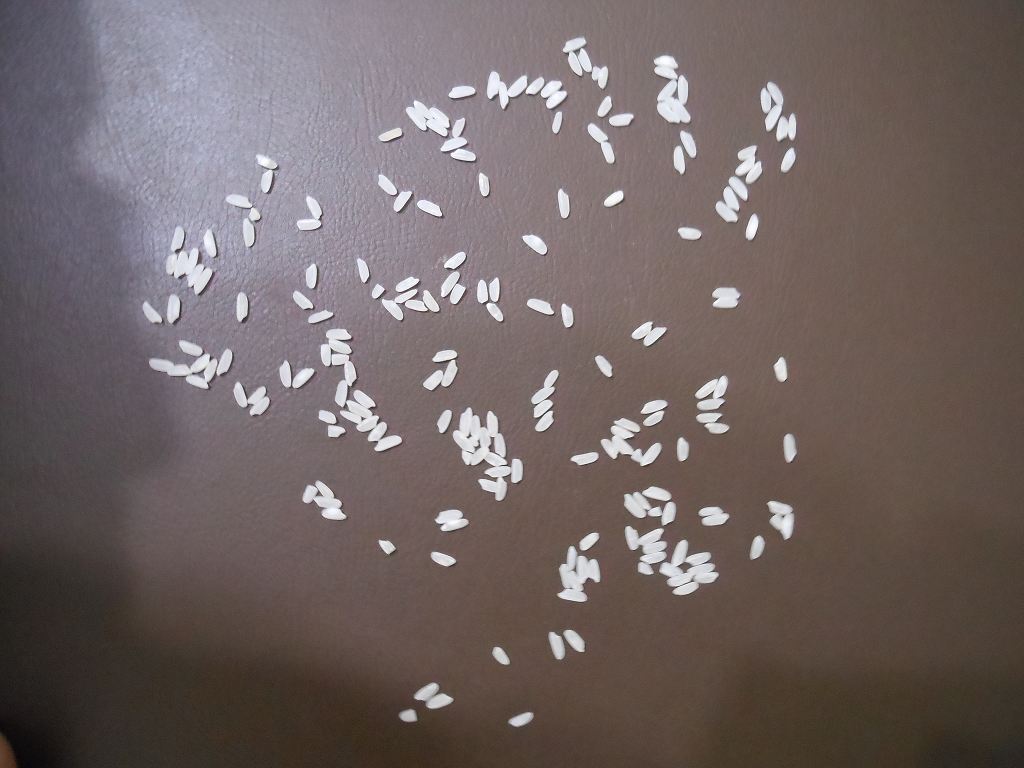
#> input picture 205.bmp, 1024 x 768 px
$ python main.py
#> lines starting #> are read from the running program, lines starting #| are printed output that depends on the picture; after the words box and inside, x2 and y2 are one past the last pixel; in counts of white or black regions, pixels touching at a corner belong together
#> in main, img is the input picture: shape (768, 1024, 3); mean B, G, R 99.4, 100.6, 112.4
#===============================================================================
# Trabalho 4: Contando arroz
#-------------------------------------------------------------------------------
# Autor: Eduarda Simonis Gavião e Willian Rodrigo Huber
# Universidade Tecnológica Federal do Paraná
#===============================================================================

import sys
import statistics
import math
import numpy as np
import cv2


INPUT_IMAGE =  '205.bmp'

#algoritmo para processar as imagens
def process(img):
    copia=img.copy()
    copia = cv2.cvtColor(img, cv2.COLOR_BGR2GRAY) #coloca imagem em escala de cinza

    kernel = np.ones((3, 3), np.uint8) #define o kernel

    thresh = cv2.adaptiveThreshold(copia, 255, cv2.ADAPTIVE_THRESH_GAUSSIAN_C,cv2.THRESH_BINARY,101, -27) #treshold adaptativo
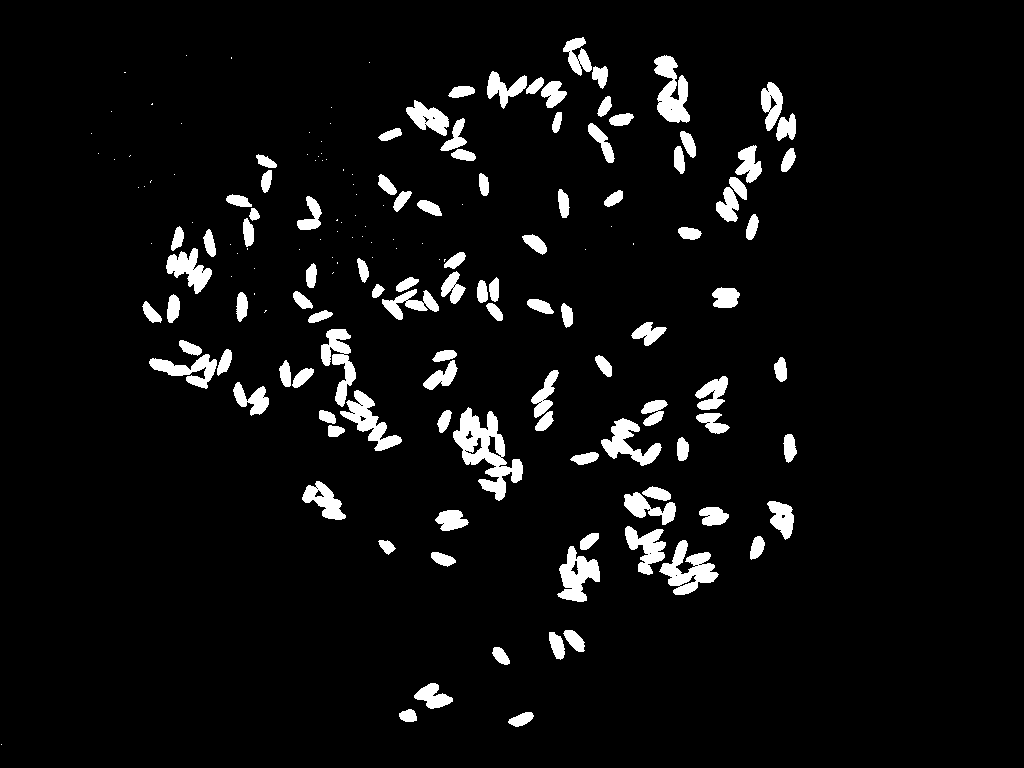
#> thresh: shape (768, 1024); 5.5% white; 167 white regions (63 under 20 px), largest, box (x1, y1, x2, y2) and area: (453, 407, 523, 501) 2640, (659, 540, 719, 595) 1520, (654, 55, 690, 123) 1445

   #faz processo de abertura
    img_erode = cv2.erode(thresh, kernel, iterations=2) #primeiro erode
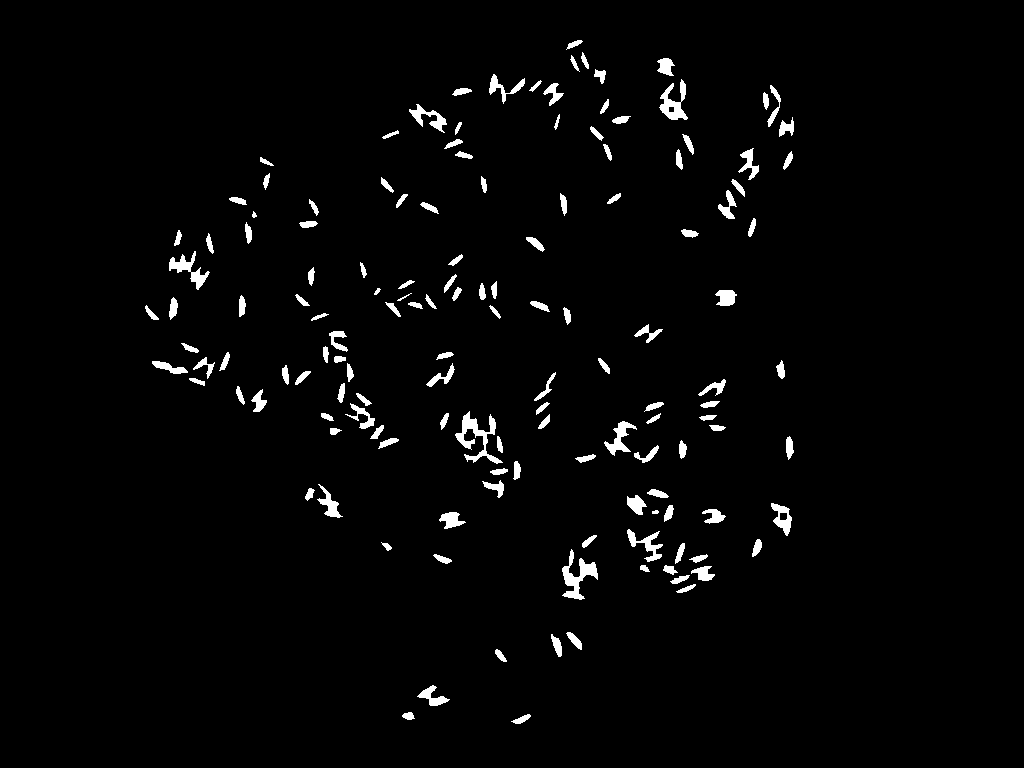
#> img_erode: shape (768, 1024); 2.3% white; 143 white regions, largest, box (x1, y1, x2, y2) and area: (455, 411, 503, 464) 794, (562, 549, 598, 600) 698, (659, 79, 688, 120) 545
    img_dilated = cv2.dilate(img_erode, kernel,iterations=1) #depois Dilata
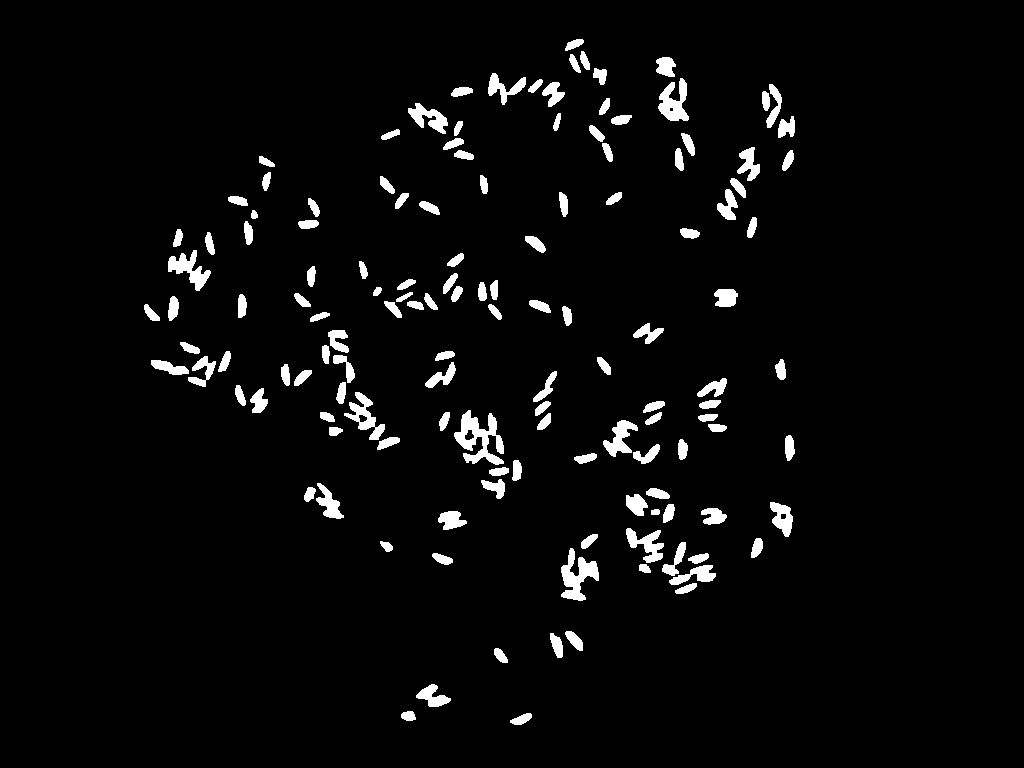
#> img_dilated: shape (768, 1024); 3.7% white; 136 white regions

    contagem(img_dilated,img) #chama função para contagem dos arrozes, passa a imagem sem ruídos e a original


def contagem(opening,img):

    arroz,_ = cv2.findContours(opening, cv2.RETR_EXTERNAL, cv2.CHAIN_APPROX_SIMPLE)
#> arroz = 136 contours; largest, box (x1, y1, x2, y2) and area: (454, 410, 504, 465) 1220, (561, 548, 599, 601) 868, (658, 78, 689, 121) 708, (344, 392, 385, 440) 650, (168, 250, 211, 291) 633
    #cv2.RETR_EXTERNAL = conta apenas os contornos externos

    cv2.drawContours(img, arroz, -1, (255, 0,0), 2)#desenha os contornos na copia da imagem original
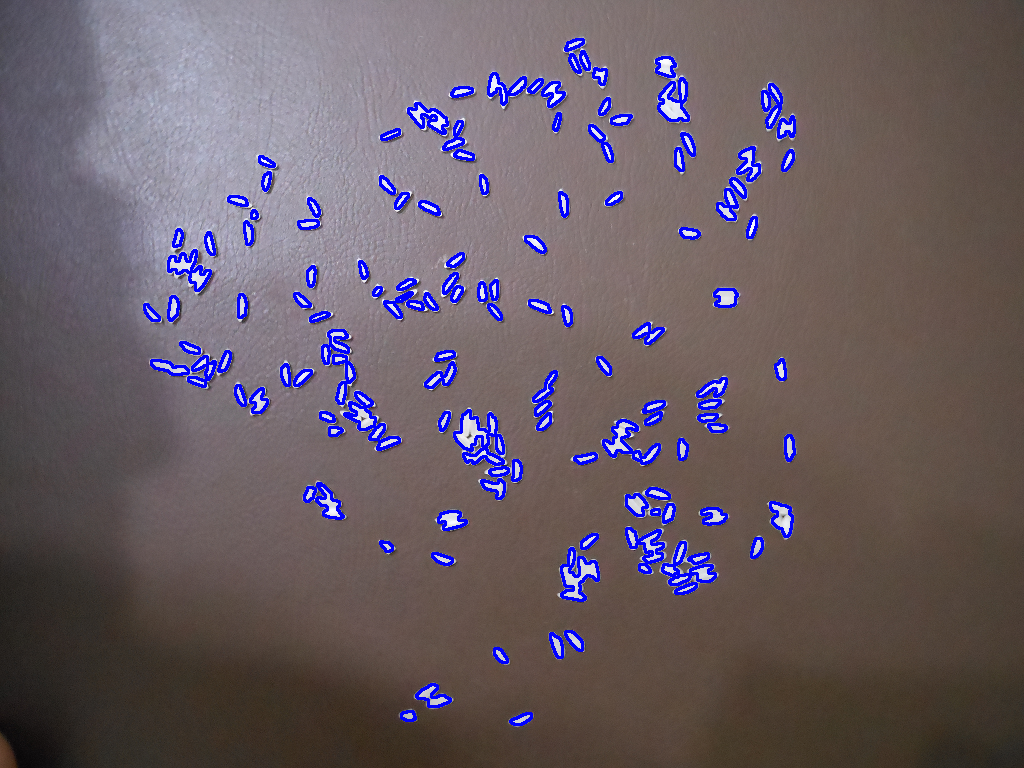
#> img: shape (768, 1024, 3); 3.77% of pixels changed, all inside (x1, y1, x2, y2) = (143, 38, 796, 726)

    area_m=[cv2.contourArea(contador) for contador in arroz]#área dos contornos fechados
#> area_m = 136 values, max 1219.5 at index 42, min 36.5 at index 18, mean 185.2

    mediana=statistics.median(area_m) #mediana das áreas do contorno
#> mediana = 129

    count = 0
    for i in range(len(arroz)): #for para os contornos do arroz
        area = cv2.contourArea(arroz[i]) #acha a área de cada contorno
        if area >mediana: #compara com a área mediana, se for maior, que dizer que tem mais de um grão
            count += round(area/mediana) #faz a divisão da área pela mediana para estimar a quantidade de grãos
        else: #caso contrário
            count += 1 #soma mais um
#> this loop made 136 passes
#> (area, count) on passes 1 to 8: (135.5, 1), (100, 2), (354, 5), (112, 6), (183, 7), (177, 8), (113.5, 9), (388.5, 12)
#> after the loop, count = 205


    print ('Arrozes contados:',count) #printa o número de arrozes
#| Arrozes contados: 205
    cv2.imshow("Detectados", img)#mostra a imagem com contornos


def main ():

    # Abre a imagem
    img = cv2.imread (INPUT_IMAGE, cv2.IMREAD_COLOR)

    #prepara caso dê erro ao abrir a imagem
    if img is None:
        print ('Erro abrindo a imagem.\n')
        sys.exit ()

    processamento=process(img) #chama a função de processamento
    cv2.waitKey(0)
    cv2.destroyAllWindows()


if __name__ == '__main__':
    main()

#===============================================================================

$ run again, with 114.bmp copied over 205.bmp
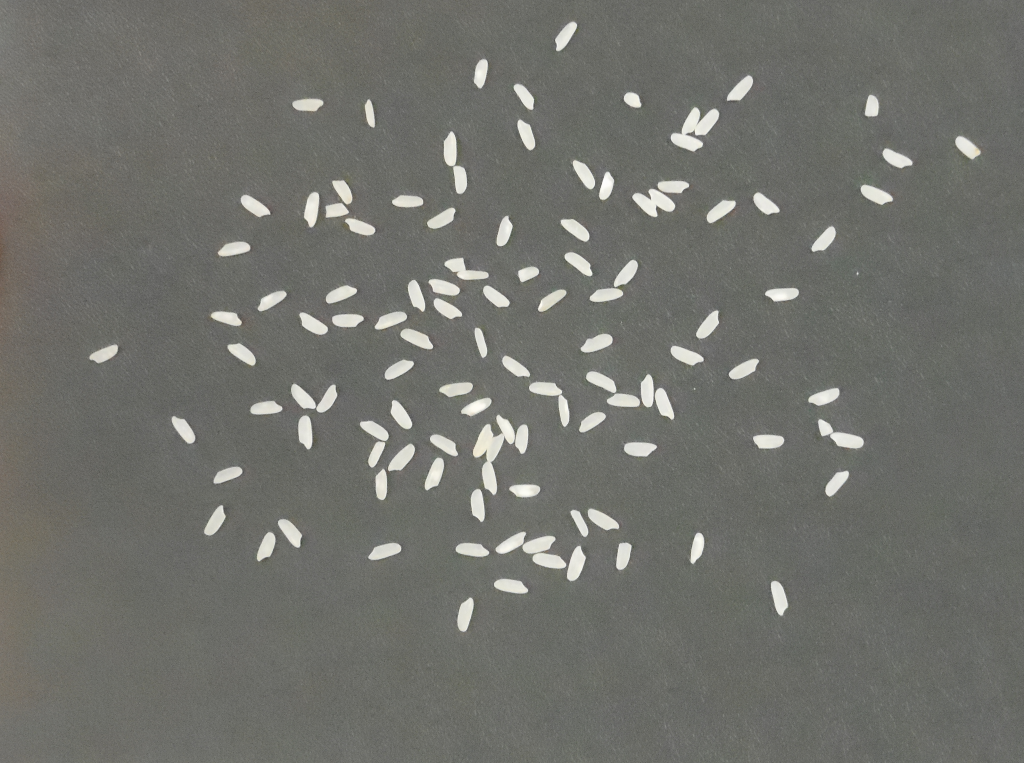
#> input picture 114.bmp, 1024 x 763 px
#> in main, img is the input picture: shape (763, 1024, 3); mean B, G, R 107.9, 113.3, 112.6
#> in process, `thresh = cv2.adaptiveThreshold(copia, 255, cv2.ADAPTIVE_THRESH_GAUSSIA..`:
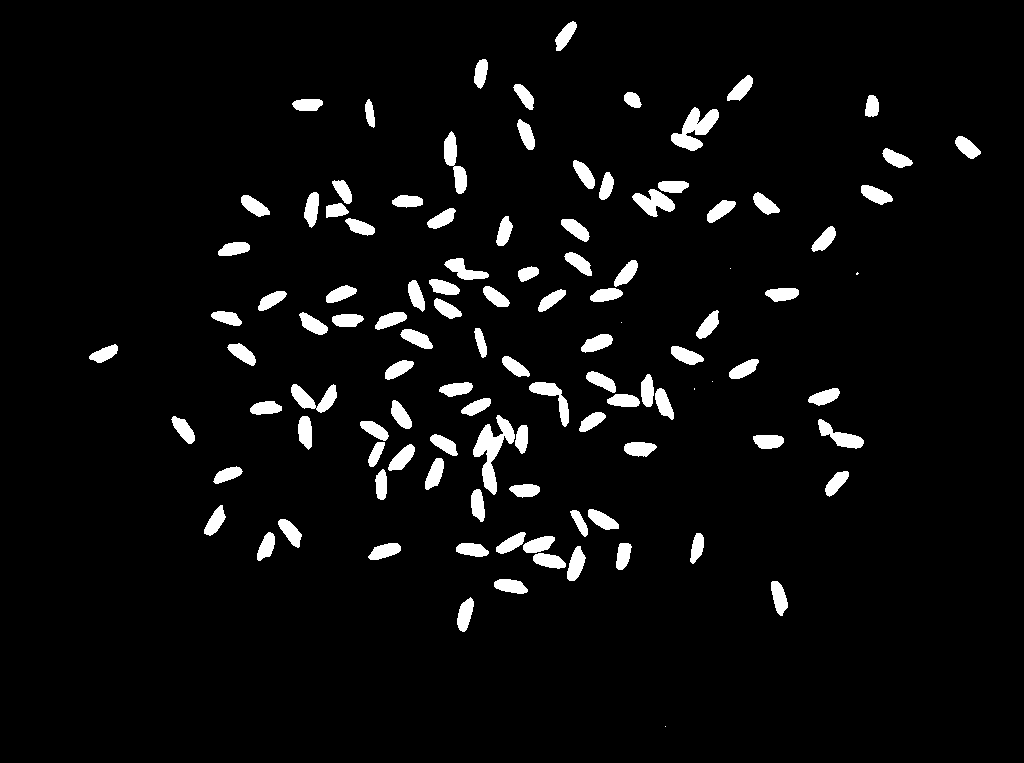
#> thresh: shape (763, 1024); 4.8% white; 109 white regions (6 under 20 px), largest, box (x1, y1, x2, y2) and area: (473, 415, 515, 495) 1285, (671, 107, 719, 151) 1017, (444, 131, 467, 194) 666
#> img_erode: shape (763, 1024); 2.3% white; 110 white regions, largest, box (x1, y1, x2, y2) and area: (475, 427, 502, 460) 359, (684, 110, 717, 133) 320, (635, 191, 673, 214) 319
#> img_dilated: shape (763, 1024); 3.4% white; 110 white regions
#> arroz = 110 contours; largest, box (x1, y1, x2, y2) and area: (474, 426, 503, 461) 448, (683, 109, 718, 134) 424, (634, 190, 674, 215) 420, (447, 259, 487, 279) 288, (568, 548, 584, 580) 272
#> in contagem, `cv2.drawContours(img, arroz, -1, (255, 0,0), 2)#desenha os contornos n..`:
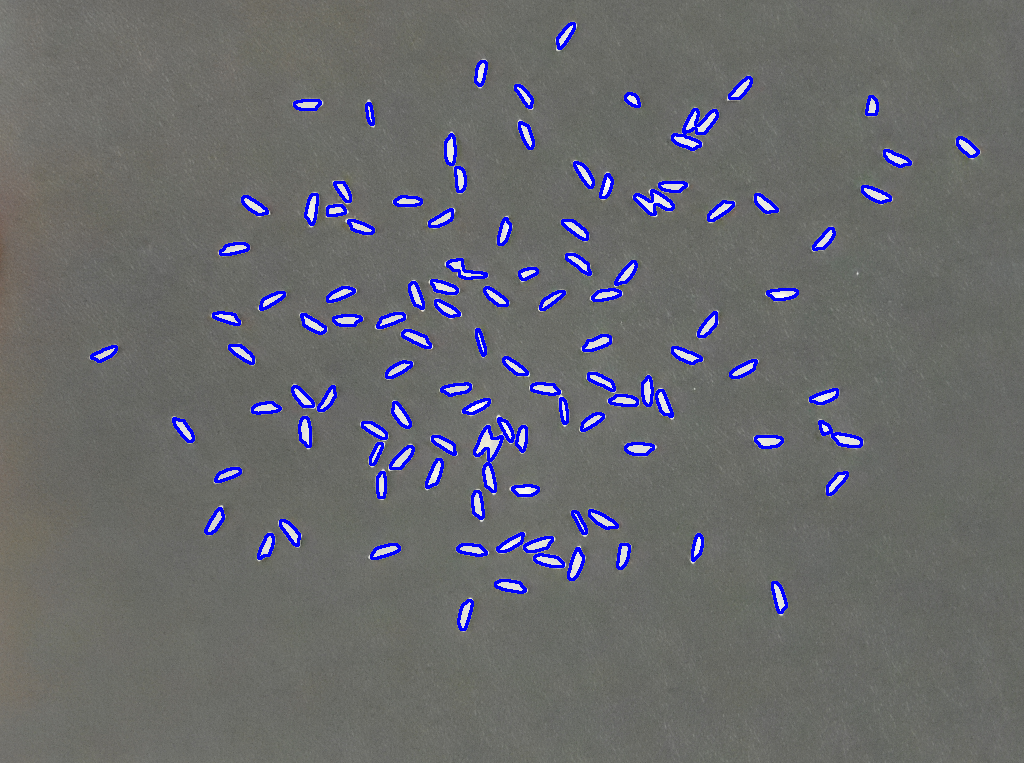
#> img: shape (763, 1024, 3); 3.11% of pixels changed, all inside (x1, y1, x2, y2) = (90, 22, 980, 631)
#> area_m = 110 values, max 448 at index 30, min 95 at index 32, mean 213.5
#> mediana = 215.8
#> the loop in contagem, `for i in range(len(arroz)):` made 110 passes
#> (area, count) on passes 1 to 8: (246.5, 1), (248.5, 2), (240.5, 3), (235.5, 4), (272.5, 5), (205.5, 6), (223, 7), (239, 8)
#> after the loop in contagem, `for i in range(len(arroz)):`: count = 113
#| Arrozes contados: 113
